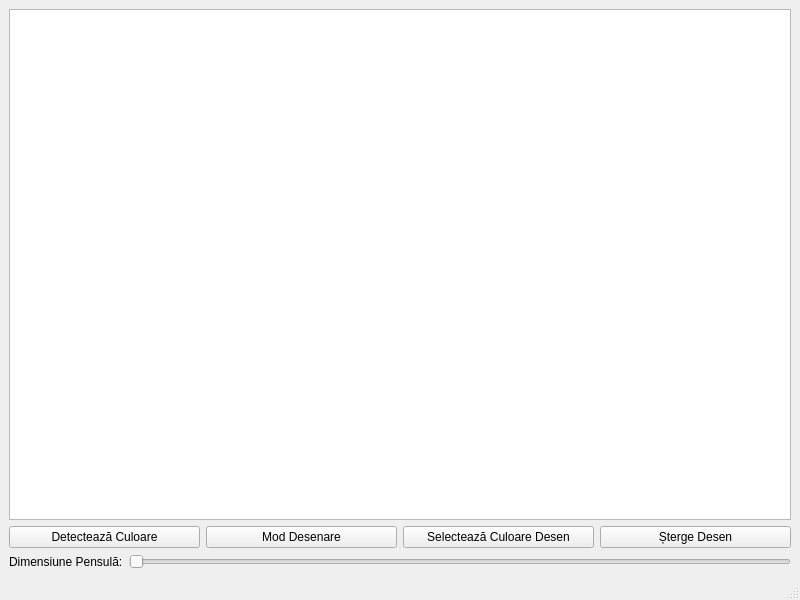
<?xml version="1.0" encoding="UTF-8"?>
<ui version="4.0">
 <class>MainWindow</class>
 <widget class="QMainWindow" name="MainWindow">
  <property name="geometry">
   <rect>
    <x>0</x>
    <y>0</y>
    <width>800</width>
    <height>600</height>
   </rect>
  </property>
  <property name="windowTitle">
   <string>WebCam Drawing Application</string>
  </property>
  <widget class="QWidget" name="centralwidget">
   <layout class="QVBoxLayout" name="verticalLayout">
    <item>
     <widget class="QGraphicsView" name="graphicsView_camera"/>
    </item>
    <item>
     <layout class="QHBoxLayout" name="horizontalLayout_buttons">
      <item>
       <widget class="QPushButton" name="btnDetectColor">
        <property name="text">
         <string>Detectează Culoare</string>
        </property>
       </widget>
      </item>
      <item>
       <widget class="QPushButton" name="btnDrawing">
        <property name="text">
         <string>Mod Desenare</string>
        </property>
       </widget>
      </item>
      <item>
       <widget class="QPushButton" name="btnSelectDrawingColor">
        <property name="text">
         <string>Selectează Culoare Desen</string>
        </property>
       </widget>
      </item>
      <item>
       <widget class="QPushButton" name="btnClearCanvas">
        <property name="text">
         <string>Șterge Desen</string>
        </property>
       </widget>
      </item>
     </layout>
    </item>
    <item>
     <layout class="QHBoxLayout" name="horizontalLayout_sliders">
      <item>
       <widget class="QLabel" name="label">
        <property name="text">
         <string>Dimensiune Pensulă:</string>
        </property>
       </widget>
      </item>
      <item>
       <widget class="QSlider" name="sliderBrushSize">
        <property name="minimum">
         <number>1</number>
        </property>
        <property name="maximum">
         <number>20</number>
        </property>
        <property name="orientation">
         <enum>Qt::Orientation::Horizontal</enum>
        </property>
       </widget>
      </item>
     </layout>
    </item>
   </layout>
  </widget>
  <widget class="QStatusBar" name="statusBar"/>
 </widget>
 <resources/>
 <connections/>
</ui>
